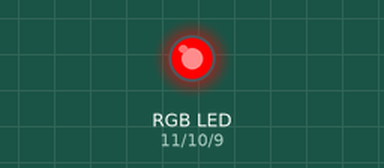
Simulated run of this sketch. Board: Arduino Uno, built with avr-gcc and run on an emulated ATmega328P. Shown: an RGB LED mixed from three pins (HIGH = lit).

Above: at 0.5 s.
At 1.5 s:
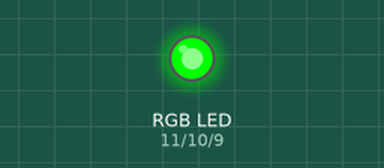
At 5.5 s:
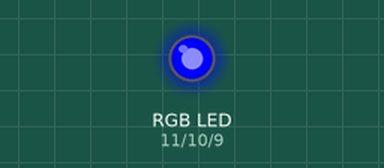
Timing chart, 0 to 6.9 s (numbered marks = the images above):
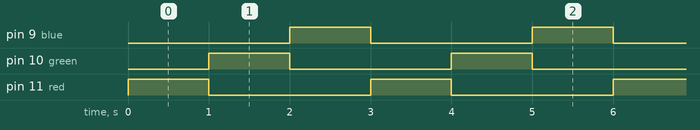

The sketch:

Multi-LED.ino
```cpp
int red=11;
int green=10;
int blue=9;
void setup(){
  pinMode(red,OUTPUT);
  pinMode(green,OUTPUT);
  pinMode(blue,OUTPUT);
}
void loop(){
  RGB(255,0,0);
  delay(1000);
  RGB(0,255,0);
  delay(1000);
  RGB(0,0,255);
  delay(1000);
}
void RGB(int r,int g,int b){
  analogWrite(red,r);
  analogWrite(green,g);
  analogWrite(blue,b);
}
```

Measured:
- by itself, pin 9 (blue), pin 10 (green), pin 11 (red): alternates HIGH for 1.0 s and LOW for 2.0 s
- by itself, everything shown: repeats every 3.0 s, in 3 steps
